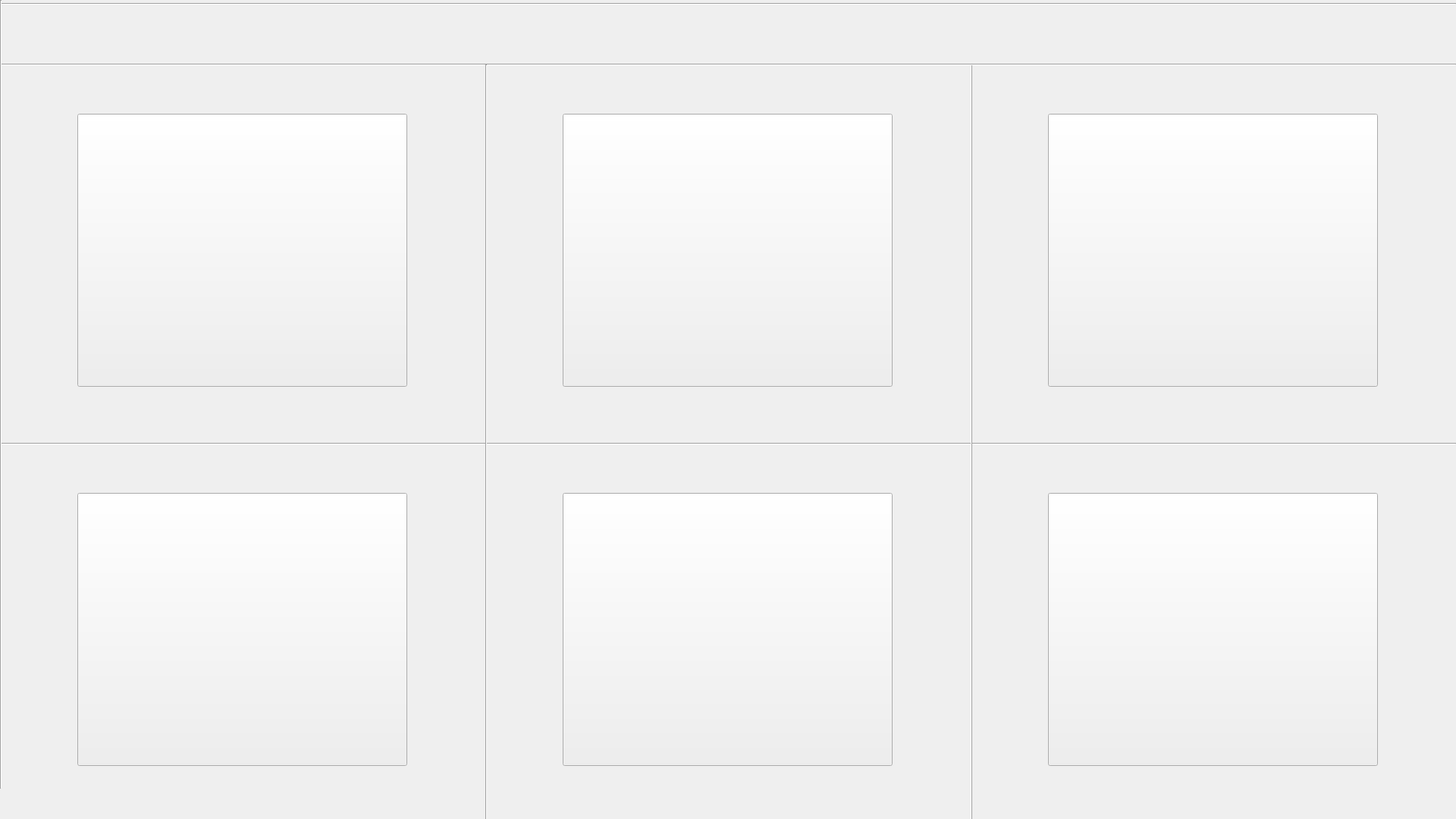
<?xml version="1.0" encoding="UTF-8"?>
<ui version="4.0">
 <class>MainWindow</class>
 <widget class="QMainWindow" name="MainWindow">
  <property name="geometry">
   <rect>
    <x>0</x>
    <y>0</y>
    <width>1920</width>
    <height>1080</height>
   </rect>
  </property>
  <property name="tabletTracking">
   <bool>false</bool>
  </property>
  <property name="windowTitle">
   <string>MainWindow</string>
  </property>
  <property name="autoFillBackground">
   <bool>false</bool>
  </property>
  <property name="styleSheet">
   <string notr="true"/>
  </property>
  <property name="unifiedTitleAndToolBarOnMac">
   <bool>false</bool>
  </property>
  <widget class="QWidget" name="centralwidget">
   <widget class="QPushButton" name="showvirusbutton">
    <property name="geometry">
     <rect>
      <x>1382</x>
      <y>150</y>
      <width>435</width>
      <height>360</height>
     </rect>
    </property>
    <property name="font">
     <font>
      <family>Arial</family>
      <pointsize>20</pointsize>
     </font>
    </property>
    <property name="text">
     <string/>
    </property>
   </widget>
   <widget class="QPushButton" name="showchartbutton">
    <property name="geometry">
     <rect>
      <x>102</x>
      <y>150</y>
      <width>435</width>
      <height>360</height>
     </rect>
    </property>
    <property name="font">
     <font>
      <family>Arial</family>
      <pointsize>20</pointsize>
     </font>
    </property>
    <property name="text">
     <string/>
    </property>
   </widget>
   <widget class="QPushButton" name="showlocationbutton">
    <property name="geometry">
     <rect>
      <x>742</x>
      <y>150</y>
      <width>435</width>
      <height>360</height>
     </rect>
    </property>
    <property name="font">
     <font>
      <family>Arial</family>
      <pointsize>20</pointsize>
     </font>
    </property>
    <property name="text">
     <string/>
    </property>
   </widget>
   <widget class="QPushButton" name="exitbutton">
    <property name="geometry">
     <rect>
      <x>1382</x>
      <y>650</y>
      <width>435</width>
      <height>360</height>
     </rect>
    </property>
    <property name="font">
     <font>
      <family>Arial</family>
      <pointsize>20</pointsize>
     </font>
    </property>
    <property name="text">
     <string/>
    </property>
   </widget>
   <widget class="QPushButton" name="showperiodbutton">
    <property name="geometry">
     <rect>
      <x>102</x>
      <y>650</y>
      <width>435</width>
      <height>360</height>
     </rect>
    </property>
    <property name="font">
     <font>
      <family>Arial</family>
      <pointsize>20</pointsize>
     </font>
    </property>
    <property name="text">
     <string/>
    </property>
   </widget>
   <widget class="QPushButton" name="showpestsbutton">
    <property name="geometry">
     <rect>
      <x>742</x>
      <y>650</y>
      <width>435</width>
      <height>360</height>
     </rect>
    </property>
    <property name="font">
     <font>
      <family>Arial</family>
      <pointsize>20</pointsize>
     </font>
    </property>
    <property name="text">
     <string/>
    </property>
   </widget>
   <widget class="Line" name="line">
    <property name="geometry">
     <rect>
      <x>0</x>
      <y>580</y>
      <width>1920</width>
      <height>10</height>
     </rect>
    </property>
    <property name="orientation">
     <enum>Qt::Horizontal</enum>
    </property>
   </widget>
   <widget class="QLabel" name="dateLable">
    <property name="geometry">
     <rect>
      <x>0</x>
      <y>0</y>
      <width>1920</width>
      <height>80</height>
     </rect>
    </property>
    <property name="layoutDirection">
     <enum>Qt::LeftToRight</enum>
    </property>
    <property name="text">
     <string/>
    </property>
    <property name="textFormat">
     <enum>Qt::RichText</enum>
    </property>
    <property name="alignment">
     <set>Qt::AlignRight|Qt::AlignTrailing|Qt::AlignVCenter</set>
    </property>
   </widget>
   <widget class="QLabel" name="backgroundlable">
    <property name="geometry">
     <rect>
      <x>0</x>
      <y>0</y>
      <width>1923</width>
      <height>1083</height>
     </rect>
    </property>
    <property name="autoFillBackground">
     <bool>true</bool>
    </property>
    <property name="text">
     <string/>
    </property>
   </widget>
   <widget class="QLabel" name="label">
    <property name="geometry">
     <rect>
      <x>0</x>
      <y>0</y>
      <width>1920</width>
      <height>1080</height>
     </rect>
    </property>
    <property name="sizePolicy">
     <sizepolicy hsizetype="Preferred" vsizetype="Preferred">
      <horstretch>0</horstretch>
      <verstretch>0</verstretch>
     </sizepolicy>
    </property>
    <property name="text">
     <string/>
    </property>
   </widget>
   <widget class="Line" name="line_2">
    <property name="geometry">
     <rect>
      <x>640</x>
      <y>85</y>
      <width>3</width>
      <height>1080</height>
     </rect>
    </property>
    <property name="orientation">
     <enum>Qt::Vertical</enum>
    </property>
   </widget>
   <widget class="Line" name="line_3">
    <property name="geometry">
     <rect>
      <x>1280</x>
      <y>85</y>
      <width>3</width>
      <height>1080</height>
     </rect>
    </property>
    <property name="frameShadow">
     <enum>QFrame::Raised</enum>
    </property>
    <property name="orientation">
     <enum>Qt::Vertical</enum>
    </property>
   </widget>
   <widget class="Line" name="line_4">
    <property name="geometry">
     <rect>
      <x>0</x>
      <y>80</y>
      <width>1920</width>
      <height>10</height>
     </rect>
    </property>
    <property name="orientation">
     <enum>Qt::Horizontal</enum>
    </property>
   </widget>
   <widget class="Line" name="line_5">
    <property name="geometry">
     <rect>
      <x>0</x>
      <y>0</y>
      <width>1920</width>
      <height>10</height>
     </rect>
    </property>
    <property name="orientation">
     <enum>Qt::Horizontal</enum>
    </property>
   </widget>
   <widget class="Line" name="line_6">
    <property name="geometry">
     <rect>
      <x>0</x>
      <y>1080</y>
      <width>1920</width>
      <height>10</height>
     </rect>
    </property>
    <property name="orientation">
     <enum>Qt::Horizontal</enum>
    </property>
   </widget>
   <widget class="Line" name="line_7">
    <property name="geometry">
     <rect>
      <x>0</x>
      <y>0</y>
      <width>3</width>
      <height>1040</height>
     </rect>
    </property>
    <property name="orientation">
     <enum>Qt::Vertical</enum>
    </property>
   </widget>
   <widget class="QLabel" name="School">
    <property name="geometry">
     <rect>
      <x>0</x>
      <y>0</y>
      <width>160</width>
      <height>80</height>
     </rect>
    </property>
    <property name="text">
     <string/>
    </property>
   </widget>
   <widget class="QLabel" name="ShowIPLabel">
    <property name="geometry">
     <rect>
      <x>1720</x>
      <y>1020</y>
      <width>200</width>
      <height>60</height>
     </rect>
    </property>
    <property name="text">
     <string/>
    </property>
   </widget>
   <zorder>backgroundlable</zorder>
   <zorder>label</zorder>
   <zorder>showchartbutton</zorder>
   <zorder>showlocationbutton</zorder>
   <zorder>showperiodbutton</zorder>
   <zorder>showpestsbutton</zorder>
   <zorder>showvirusbutton</zorder>
   <zorder>exitbutton</zorder>
   <zorder>dateLable</zorder>
   <zorder>line</zorder>
   <zorder>line_4</zorder>
   <zorder>line_5</zorder>
   <zorder>line_6</zorder>
   <zorder>line_7</zorder>
   <zorder>line_3</zorder>
   <zorder>line_2</zorder>
   <zorder>School</zorder>
   <zorder>ShowIPLabel</zorder>
  </widget>
 </widget>
 <resources/>
 <connections/>
</ui>
